Frame 1 (no input): blank canvas, image omitted
Frame 60 (no input): blank canvas, image omitted
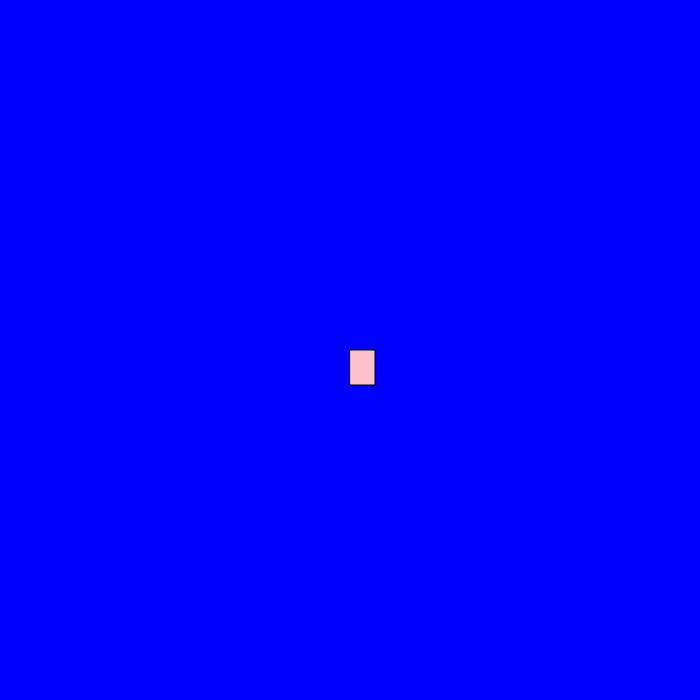
Frame 120 (the mouse pressed at the canvas centre since frame 60)

The p5.js sketch whose frames 1 and 60 were blank and that drew this single picture after the mouse press (run headless with seeded random() and noise() and a simulated clock; from frame 60 on, the mouse is pressed at the canvas centre):

// p5.js sketch
// ── sketch.js
function setup() {
    createCanvas(700, 700);
  background("blue");
  }
  function draw() {
    
    
    stroke("black");
    fill("pink");
   // console.log(mouseIsPressed);
    
    if(mouseIsPressed) {
      rect( mouseX,mouseY,25,35 );  
    }
  }
